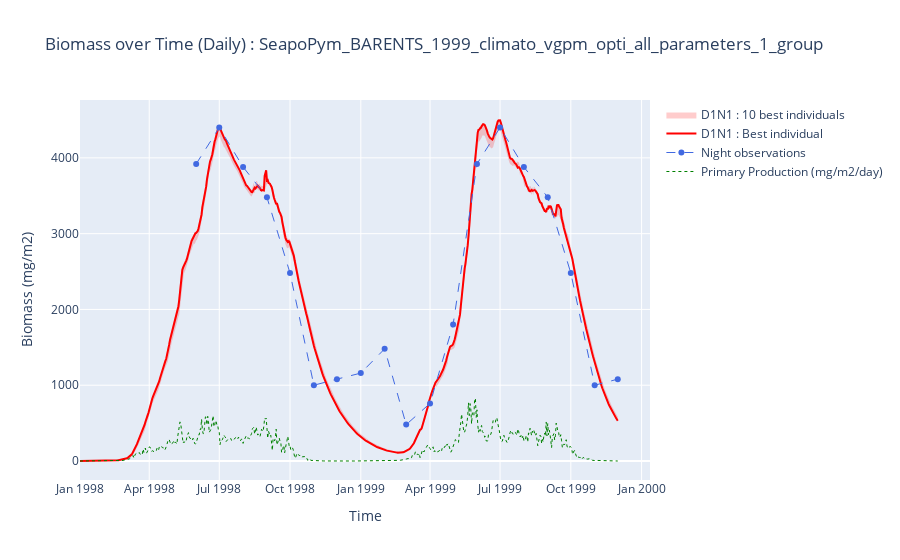

Notebook code for this chart:
### Markdown cell above
### Daily with best individuals

### Code cell
x = best_model.export_biomass().time.to_series()
x_rev = pd.concat([x, x[::-1]])

fig = go.Figure()

# D1N1 data
y_D1N1 = (
    best_model.export_biomass()
    .sel(functional_group=0)
    .pint.quantify()
    .pint.to("mg/m2")
    .pint.dequantify()
    .data.flatten()
)
y_D1N1_upper = max_biomass_D1N1.pint.quantify().pint.to("milligram / meter ** 2")
y_D1N1_lower = min_biomass_D1N1.pint.quantify().pint.to("milligram / meter ** 2")[::-1]
y_D1N1_rev = np.concatenate([y_D1N1_upper, y_D1N1_lower])

fig = go.Figure()

# D1N1 traces
fig.add_trace(
    go.Scatter(
        x=x_rev,
        y=y_D1N1_rev,
        fill="toself",
        fillcolor="rgba(255,0,0,0.2)",
        line_color="rgba(255,255,255,0)",
        name=f"D1N1 : {NB_INDIVIDUAL_TO_SHOW} best individuals",
    )
)

fig.add_trace(
    go.Scatter(
        x=x,
        y=y_D1N1,
        line_color="rgb(255,0,0)",
        name="D1N1 : Best individual",
    )
)

# OBSERVATIONS ------------------------------------------------ #


fig.add_trace(
    go.Scatter(
        x=observations_selected_without_init.night.time.data.flatten(),
        y=observations_selected_without_init.night.pint.quantify().pint.to("mg/m2").pint.dequantify().data.flatten(),
        mode="lines+markers",
        name="Night observations",
        line={"dash": "dash", "color": "royalblue", "width": 1},
    )
)

# PRIMARY PRODUCTION ----------------------------------------- #

fig.add_trace(
    go.Scatter(
        x=best_model.state.primary_production.time.data.flatten(),
        y=best_model.state.primary_production.pint.quantify().pint.to("mg/m2/day").pint.dequantify().data.flatten(),
        mode="lines",
        name="Primary Production (mg/m2/day)",
        line={"dash": "dot", "color": "green", "width": 1},
    )
)

fig.update_layout(
    xaxis_title="Time",
    yaxis_title="Biomass (mg/m2)",
    title=f"Biomass over Time (Daily) : {export_file_name}",
    showlegend=True,
)

fig.show()

### Figure 1 — Plotly figure (JSON) as saved in the notebook; plotly's stock layout.template omitted (floating-point values rounded to 4 significant figures; data arrays with more than 128 entries replaced by an {"elided": "..."} marker saying what was removed)
{"data": [{"fill": "toself", "fillcolor": "rgba(255,0,0,0.2)", "line": {"color": "rgba(255,255,255,0)"}, "name": "D1N1 : 10 best individuals", "type": "scatter", "x": {"elided": "1400 str values"}, "y": {"elided": "1400 float values"}}, {"line": {"color": "rgb(255,0,0)"}, "name": "D1N1 : Best individual", "type": "scatter", "x": {"elided": "700 str values"}, "y": {"elided": "700 float values"}}, {"line": {"color": "royalblue", "dash": "dash", "width": 1}, "mode": "lines+markers", "name": "Night observations", "type": "scatter", "x": ["1998-06-01T00:00:00.000000000", "1998-07-01T00:00:00.000000000", "1998-08-01T00:00:00.000000000", "1998-09-01T00:00:00.000000000", "1998-10-01T00:00:00.000000000", "1998-11-01T00:00:00.000000000", "1998-12-01T00:00:00.000000000", "1999-01-01T00:00:00.000000000", "1999-02-01T00:00:00.000000000", "1999-03-01T00:00:00.000000000", "1999-04-01T00:00:00.000000000", "1999-05-01T00:00:00.000000000", "1999-06-01T00:00:00.000000000", "1999-07-01T00:00:00.000000000", "1999-08-01T00:00:00.000000000", "1999-09-01T00:00:00.000000000", "1999-10-01T00:00:00.000000000", "1999-11-01T00:00:00.000000000", "1999-12-01T00:00:00.000000000"], "y": [3920.0, 4400, 3880, 3480, 2480.0, 1000, 1080, 1160, 1480.0, 480, 760, 1800, 3920.0, 4400, 3880, 3480, 2480.0, 1000, 1080]}, {"line": {"color": "green", "dash": "dot", "width": 1}, "mode": "lines", "name": "Primary Production (mg/m2/day)", "type": "scatter", "x": {"elided": "700 str values"}, "y": {"elided": "700 float values"}}], "layout": {"showlegend": true, "title": {"text": "Biomass over Time (Daily) : SeapoPym_BARENTS_1999_climato_vgpm_opti_all_parameters_1_group"}, "xaxis": {"title": {"text": "Time"}}, "yaxis": {"title": {"text": "Biomass (mg/m2)"}}}}
